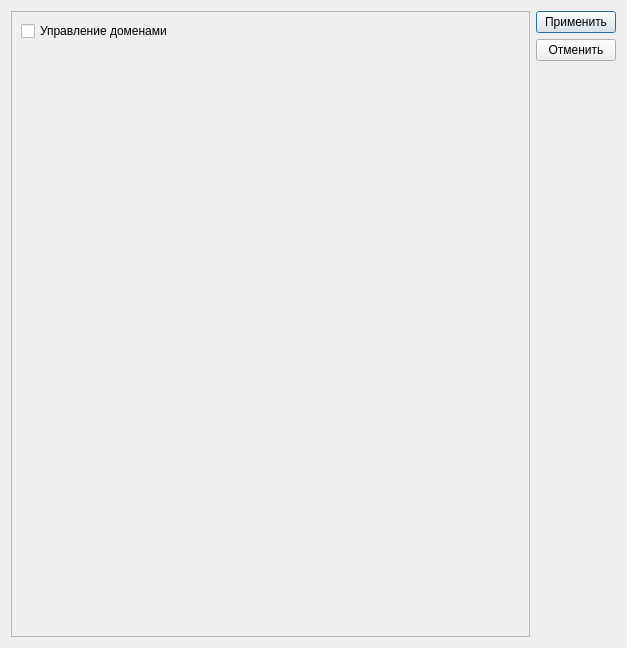
<?xml version="1.0" encoding="UTF-8"?>
<ui version="4.0">
 <class>plugins</class>
 <widget class="QDialog" name="plugins">
  <property name="windowModality">
   <enum>Qt::ApplicationModal</enum>
  </property>
  <property name="geometry">
   <rect>
    <x>0</x>
    <y>0</y>
    <width>627</width>
    <height>648</height>
   </rect>
  </property>
  <property name="windowTitle">
   <string>Плагины</string>
  </property>
  <property name="windowIcon">
   <iconset resource="icons.qrc">
    <normaloff>:/iconTray/TrayIcon.ico</normaloff>:/iconTray/TrayIcon.ico</iconset>
  </property>
  <property name="modal">
   <bool>true</bool>
  </property>
  <layout class="QHBoxLayout" name="horizontalLayout_2">
   <item>
    <widget class="QScrollArea" name="scrollArea">
     <property name="widgetResizable">
      <bool>true</bool>
     </property>
     <widget class="QWidget" name="scrollAreaWidgetContents">
      <property name="geometry">
       <rect>
        <x>0</x>
        <y>0</y>
        <width>519</width>
        <height>628</height>
       </rect>
      </property>
      <property name="sizePolicy">
       <sizepolicy hsizetype="Preferred" vsizetype="Minimum">
        <horstretch>0</horstretch>
        <verstretch>0</verstretch>
       </sizepolicy>
      </property>
      <layout class="QVBoxLayout" name="verticalLayout_3">
       <item>
        <layout class="QHBoxLayout" name="AD_control_plugin">
         <item>
          <widget class="QCheckBox" name="CheckBox_AD_control">
           <property name="sizePolicy">
            <sizepolicy hsizetype="Minimum" vsizetype="Minimum">
             <horstretch>0</horstretch>
             <verstretch>0</verstretch>
            </sizepolicy>
           </property>
           <property name="toolTip">
            <string>Плагин для запуска оснастки управления доменами</string>
           </property>
           <property name="text">
            <string>Управление доменами</string>
           </property>
          </widget>
         </item>
        </layout>
       </item>
       <item>
        <spacer name="verticalSpacer_2">
         <property name="orientation">
          <enum>Qt::Vertical</enum>
         </property>
         <property name="sizeHint" stdset="0">
          <size>
           <width>20</width>
           <height>40</height>
          </size>
         </property>
        </spacer>
       </item>
      </layout>
     </widget>
    </widget>
   </item>
   <item>
    <layout class="QVBoxLayout" name="verticalLayout">
     <item>
      <widget class="QPushButton" name="applyButton">
       <property name="text">
        <string>Применить</string>
       </property>
      </widget>
     </item>
     <item>
      <widget class="QPushButton" name="canselButton">
       <property name="text">
        <string>Отменить</string>
       </property>
      </widget>
     </item>
     <item>
      <spacer name="verticalSpacer">
       <property name="orientation">
        <enum>Qt::Vertical</enum>
       </property>
       <property name="sizeHint" stdset="0">
        <size>
         <width>20</width>
         <height>40</height>
        </size>
       </property>
      </spacer>
     </item>
    </layout>
   </item>
  </layout>
 </widget>
 <resources>
  <include location="icons.qrc"/>
 </resources>
 <connections/>
</ui>
